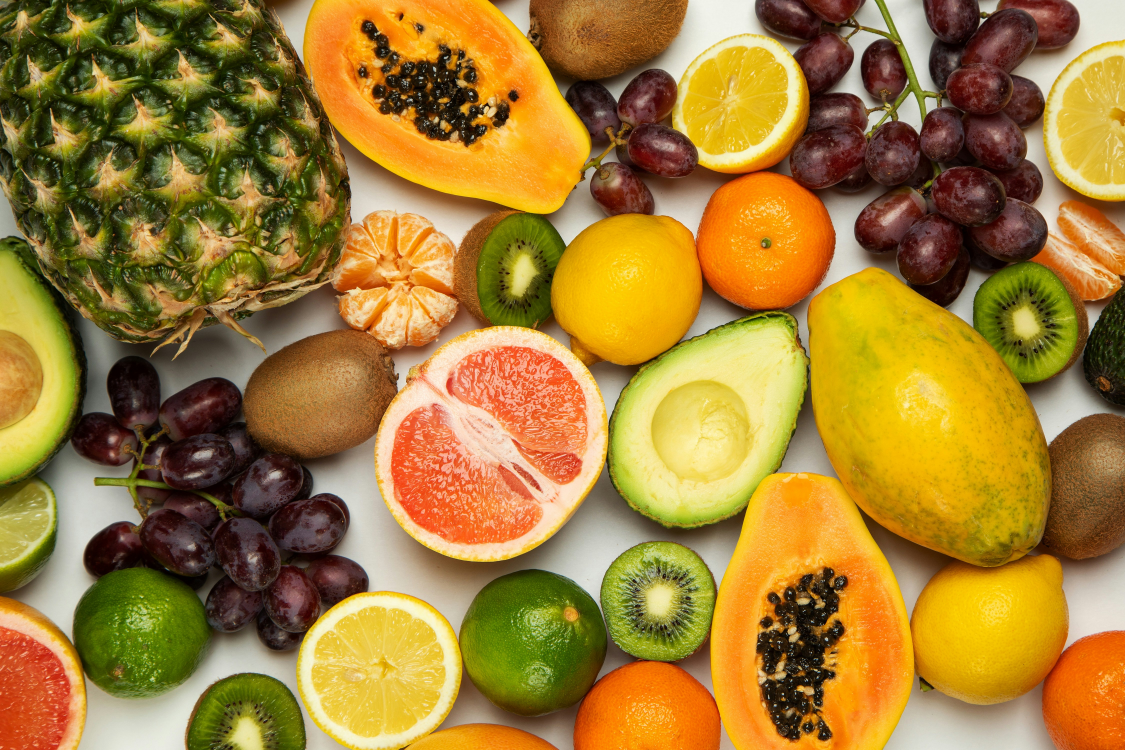
#> input picture meyve.bmp, 4500 x 3000 px (shown at 1/4 size)
$ python 'farklı_renk_uzayı.py'
#> lines starting #> are read from the running program, lines starting #| are printed output that depends on the picture
import os
import cv2
import numpy as np

KAYNAK = "meyve.bmp"      # renkli RGB BMP

img = cv2.imread(KAYNAK, cv2.IMREAD_COLOR)    # OpenCV BGR okur
#> img is the input picture: shape (3000, 4500, 3); mean B, G, R 53, 125.2, 161.4
if img is None:
    raise FileNotFoundError(f"{KAYNAK} okunamadı")
print("Orijinal shape:", img.shape)
#| Orijinal shape: (3000, 4500, 3)

# --- HSV (hazır) ---
hsv = cv2.cvtColor(img, cv2.COLOR_BGR2HSV)    # H: 0-179, S: 0-255, V: 0-255
#> hsv: shape (3000, 4500, 3); mean H, S, V 24.5, 174.4, 163.4

# --- YUV (hazır) ---
yuv = cv2.cvtColor(img, cv2.COLOR_BGR2YUV)
#> yuv: shape (3000, 4500, 3); mean of channels 0, 1, 2 127.8, 91.3, 157.4

# --- CIE Lab (hazır) ---
lab = cv2.cvtColor(img, cv2.COLOR_BGR2Lab)
#> lab: shape (3000, 4500, 3); mean of channels 0, 1, 2 138.3, 135.3, 167.6

# --- HSI (OpenCV'de yok, formülle) ---
def bgr_to_hsi(bgr):
    bgr = bgr.astype(np.float64) / 255.0
    B, G, R = bgr[:, :, 0], bgr[:, :, 1], bgr[:, :, 2]
    eps = 1e-10

    I = (R + G + B) / 3.0                                        # Intensity
    S = 1.0 - (3.0 * np.minimum(np.minimum(R, G), B)) / (R + G + B + eps)

    pay = 0.5 * ((R - G) + (R - B))
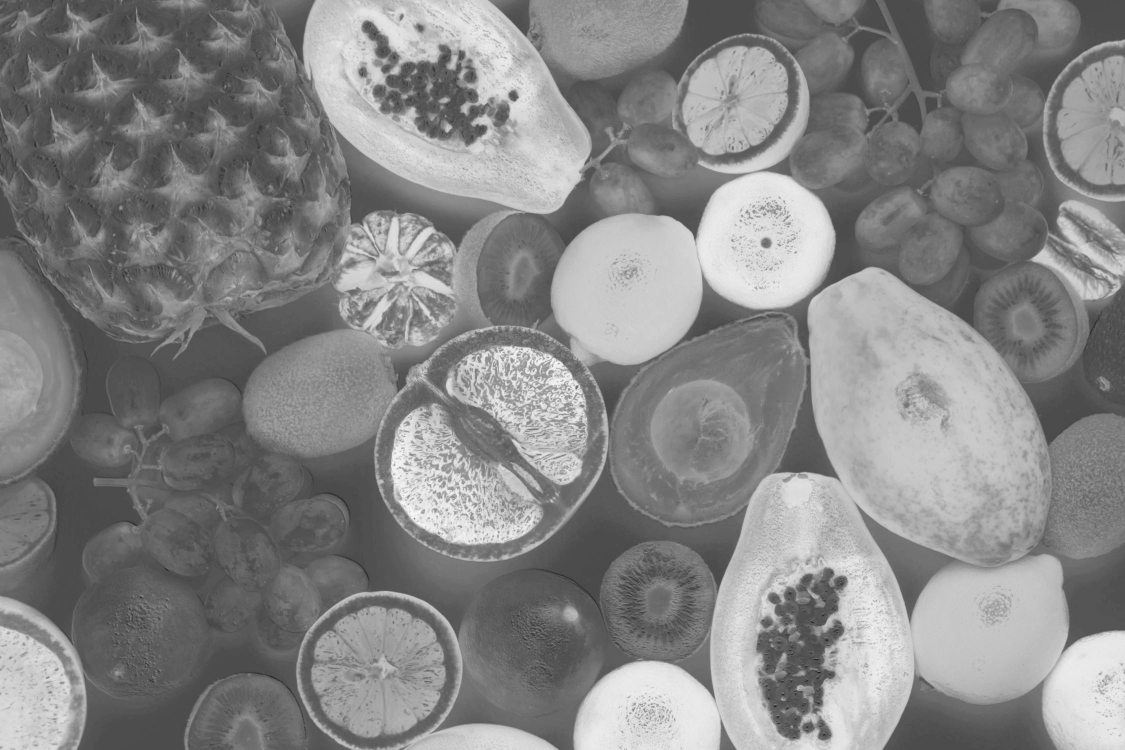
#> pay: shape (3000, 4500) float64 (shown at 1/4 size); min -0.343, max 0.845, mean 0.283; drawn with min black and max white
    payda = np.sqrt((R - G) ** 2 + (R - B) * (G - B)) + eps
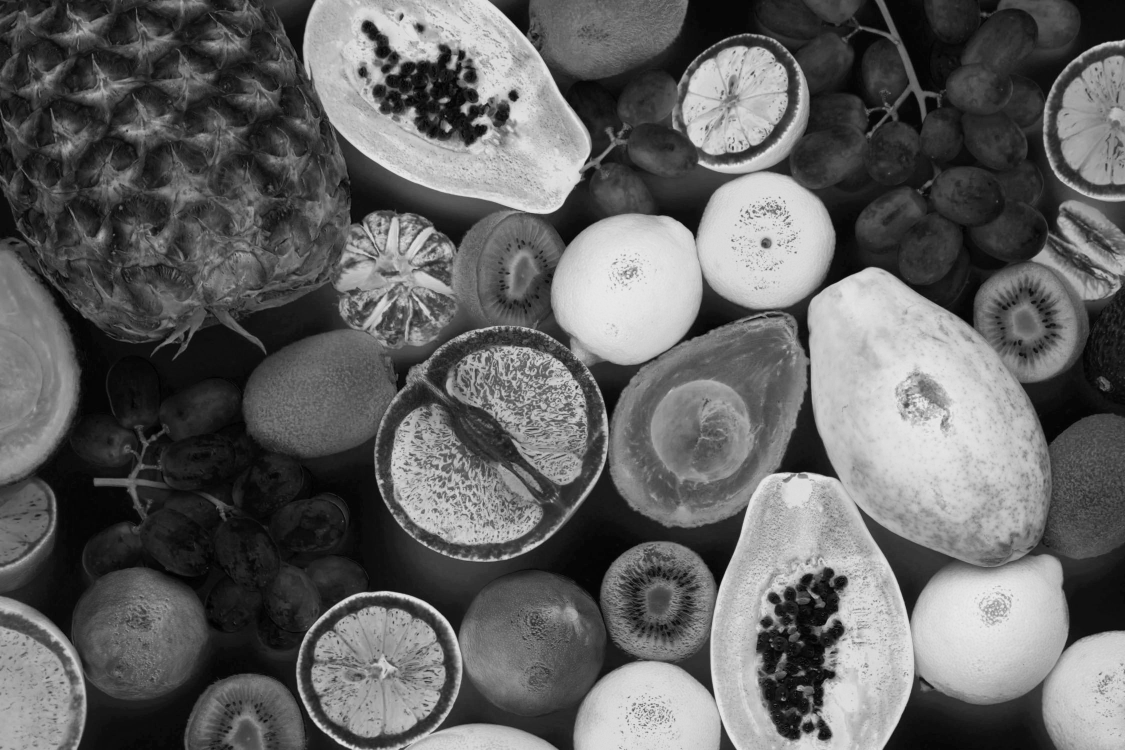
#> payda: shape (3000, 4500) float64 (shown at 1/4 size); min 1e-10, max 0.932, mean 0.39
    teta = np.arccos(np.clip(pay / payda, -1.0, 1.0))
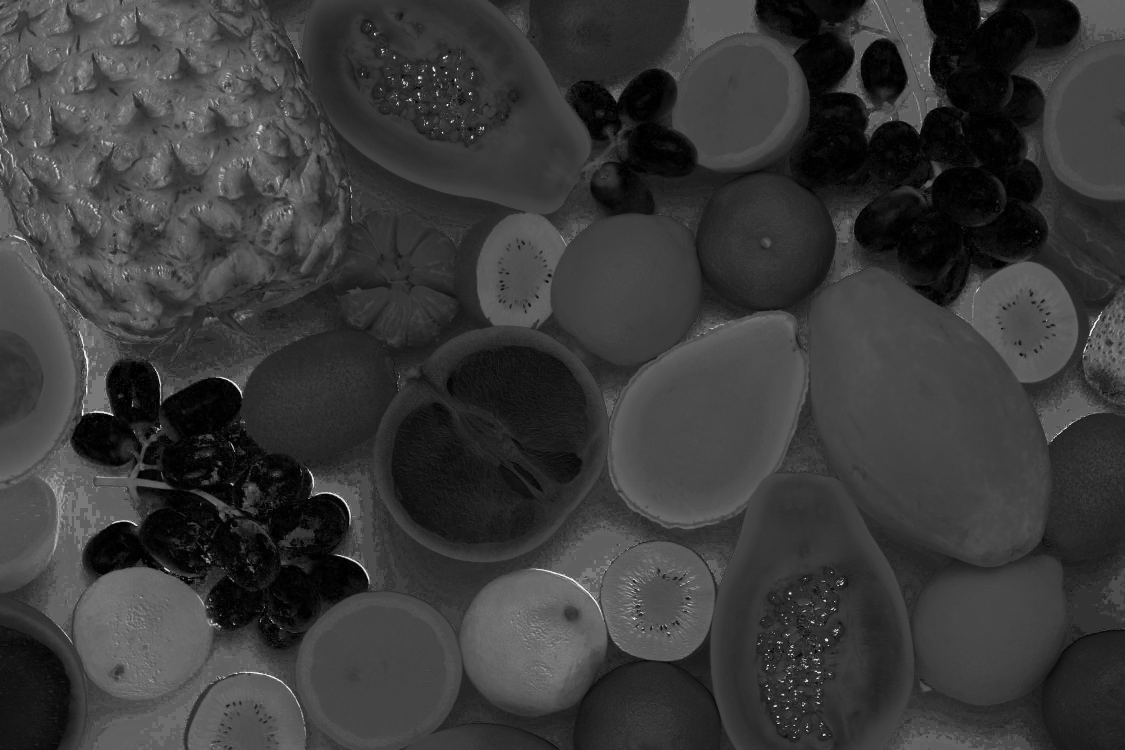
#> teta: shape (3000, 4500) float64 (shown at 1/4 size); min 1.86e-05, max 3.14, mean 0.715; drawn with min black and max white
    H = np.where(B <= G, teta, 2 * np.pi - teta)                 # 0 - 2π
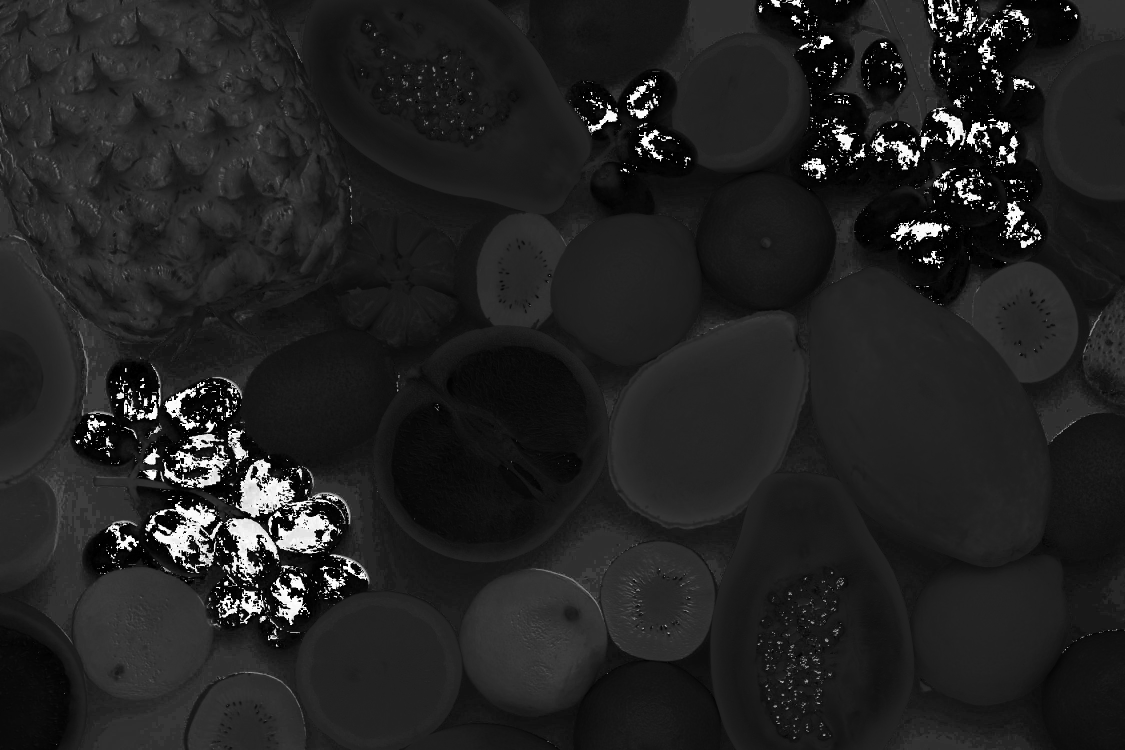
#> H: shape (3000, 4500) float64 (shown at 1/4 size); min 1.86e-05, max 6.28, mean 0.858; drawn with min black and max white

    # BMP olarak kaydetmek için 0-255 aralığına ölçekle
    H8 = (H / (2 * np.pi) * 255).astype(np.uint8)
    S8 = (S * 255).astype(np.uint8)
    I8 = (I * 255).astype(np.uint8)
    return cv2.merge([H8, S8, I8])
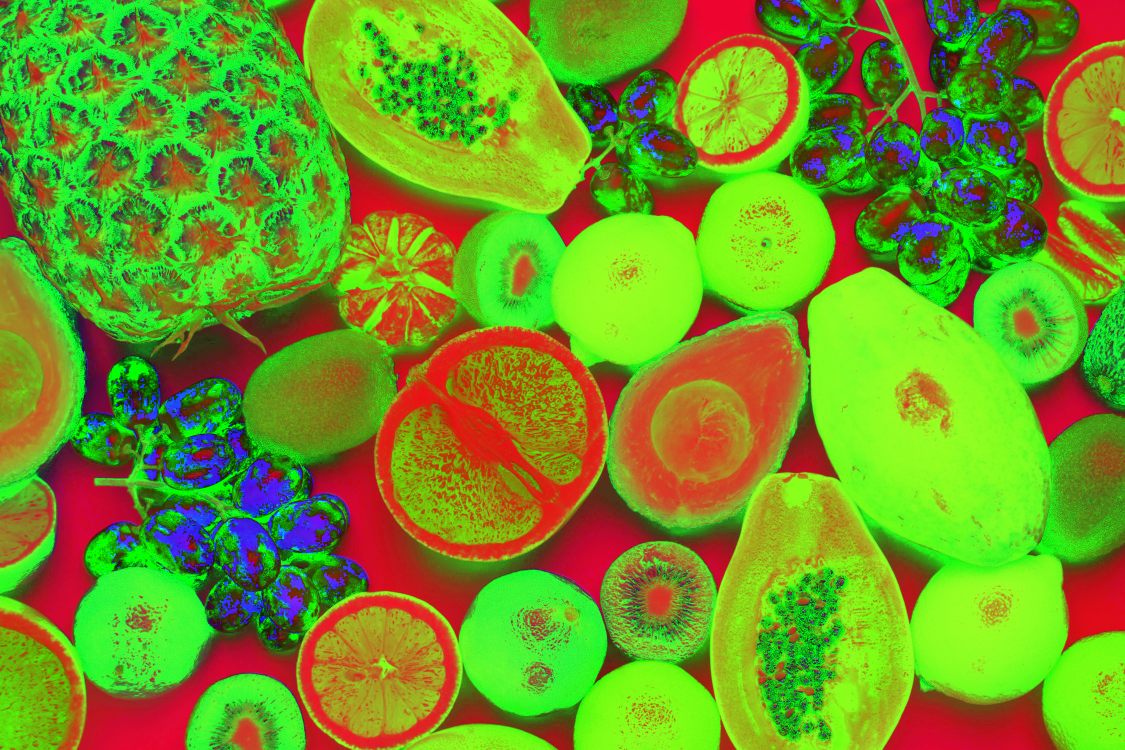
#> returned value: shape (3000, 4500, 3) (shown at 1/4 size); mean of channels 0, 1, 2 34.3, 152.2, 112.8; drawn as B, G, R

hsi = bgr_to_hsi(img)

# --- BMP olarak kaydet ---
cikti = {
    "meyve_hsv.bmp": hsv,
    "meyve_hsi.bmp": hsi,
    "meyve_yuv.bmp": yuv,
    "meyve_lab.bmp": lab,
}
for ad, goruntu in cikti.items():
    cv2.imwrite(ad, goruntu)
    print(f"{ad} kaydedildi | shape: {goruntu.shape} | boyut: {os.path.getsize(ad):,} bayt")
#> this loop made 4 passes
#> ad on passes 1 to 4: 'meyve_hsv.bmp', 'meyve_hsi.bmp', 'meyve_yuv.bmp', 'meyve_lab.bmp'
#| meyve_hsv.bmp kaydedildi | shape: (3000, 4500, 3) | boyut: 40,500,054 bayt
#| meyve_hsi.bmp kaydedildi | shape: (3000, 4500, 3) | boyut: 40,500,054 bayt
#| meyve_yuv.bmp kaydedildi | shape: (3000, 4500, 3) | boyut: 40,500,054 bayt
#| meyve_lab.bmp kaydedildi | shape: (3000, 4500, 3) | boyut: 40,500,054 bayt

# --- Ekranda göster ---
cv2.imshow("Orijinal (BGR)", img);  cv2.moveWindow("Orijinal (BGR)", 0, 0)
cv2.imshow("HSV", hsv);             cv2.moveWindow("HSV", 300, 0)
cv2.imshow("HSI", hsi);             cv2.moveWindow("HSI", 600, 0)
cv2.imshow("YUV", yuv);             cv2.moveWindow("YUV", 900, 0)
cv2.imshow("Lab", lab);             cv2.moveWindow("Lab", 1200, 0)
cv2.waitKey(0)
cv2.destroyAllWindows()
